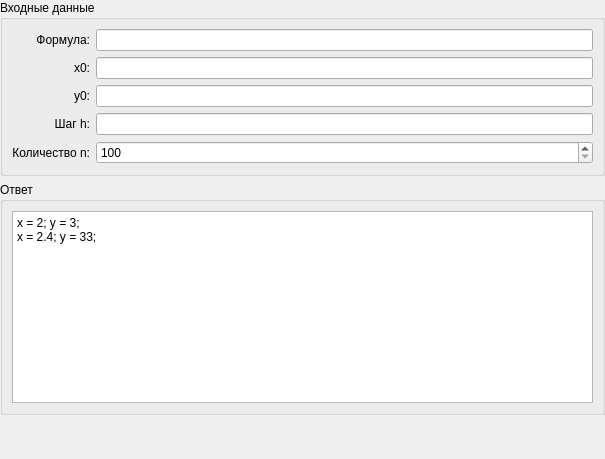
<?xml version="1.0" encoding="UTF-8"?>
<ui version="4.0">
 <class>DiffEqEulerMethodFrame</class>
 <widget class="QWidget" name="DiffEqEulerMethodFrame">
  <property name="enabled">
   <bool>true</bool>
  </property>
  <property name="geometry">
   <rect>
    <x>0</x>
    <y>0</y>
    <width>605</width>
    <height>459</height>
   </rect>
  </property>
  <property name="sizePolicy">
   <sizepolicy hsizetype="Preferred" vsizetype="Expanding">
    <horstretch>0</horstretch>
    <verstretch>0</verstretch>
   </sizepolicy>
  </property>
  <property name="minimumSize">
   <size>
    <width>0</width>
    <height>0</height>
   </size>
  </property>
  <property name="windowTitle">
   <string>Form</string>
  </property>
  <layout class="QGridLayout" name="gridLayout" columnstretch="0">
   <property name="sizeConstraint">
    <enum>QLayout::SetDefaultConstraint</enum>
   </property>
   <property name="leftMargin">
    <number>0</number>
   </property>
   <property name="topMargin">
    <number>0</number>
   </property>
   <property name="rightMargin">
    <number>0</number>
   </property>
   <property name="bottomMargin">
    <number>0</number>
   </property>
   <property name="verticalSpacing">
    <number>6</number>
   </property>
   <item row="0" column="0">
    <widget class="QGroupBox" name="inputGroupBox">
     <property name="sizePolicy">
      <sizepolicy hsizetype="Preferred" vsizetype="Fixed">
       <horstretch>0</horstretch>
       <verstretch>0</verstretch>
      </sizepolicy>
     </property>
     <property name="autoFillBackground">
      <bool>false</bool>
     </property>
     <property name="title">
      <string>Входные данные</string>
     </property>
     <layout class="QVBoxLayout" name="verticalLayout_2">
      <item>
       <layout class="QGridLayout" name="gridLayout_3">
        <property name="spacing">
         <number>6</number>
        </property>
        <item row="3" column="1">
         <widget class="QLineEdit" name="lineEdit_3"/>
        </item>
        <item row="0" column="0">
         <widget class="QLabel" name="label_2">
          <property name="text">
           <string>Формула:</string>
          </property>
          <property name="alignment">
           <set>Qt::AlignRight|Qt::AlignTrailing|Qt::AlignVCenter</set>
          </property>
         </widget>
        </item>
        <item row="2" column="0">
         <widget class="QLabel" name="aLabel">
          <property name="autoFillBackground">
           <bool>false</bool>
          </property>
          <property name="text">
           <string>y0:</string>
          </property>
          <property name="alignment">
           <set>Qt::AlignRight|Qt::AlignTrailing|Qt::AlignVCenter</set>
          </property>
         </widget>
        </item>
        <item row="4" column="1">
         <widget class="QSpinBox" name="iterationSpinBox">
          <property name="minimumSize">
           <size>
            <width>0</width>
            <height>0</height>
           </size>
          </property>
          <property name="autoFillBackground">
           <bool>false</bool>
          </property>
          <property name="frame">
           <bool>true</bool>
          </property>
          <property name="minimum">
           <number>100</number>
          </property>
          <property name="maximum">
           <number>10000000</number>
          </property>
          <property name="singleStep">
           <number>100</number>
          </property>
          <property name="displayIntegerBase">
           <number>10</number>
          </property>
         </widget>
        </item>
        <item row="2" column="1">
         <widget class="QLineEdit" name="lineEdit"/>
        </item>
        <item row="3" column="0">
         <widget class="QLabel" name="label_5">
          <property name="text">
           <string>Шаг h:</string>
          </property>
          <property name="alignment">
           <set>Qt::AlignRight|Qt::AlignTrailing|Qt::AlignVCenter</set>
          </property>
         </widget>
        </item>
        <item row="4" column="0">
         <widget class="QLabel" name="label_3">
          <property name="text">
           <string>Количество n:</string>
          </property>
          <property name="alignment">
           <set>Qt::AlignRight|Qt::AlignTrailing|Qt::AlignVCenter</set>
          </property>
         </widget>
        </item>
        <item row="1" column="0">
         <widget class="QLabel" name="bLabel">
          <property name="autoFillBackground">
           <bool>false</bool>
          </property>
          <property name="text">
           <string>x0:</string>
          </property>
          <property name="alignment">
           <set>Qt::AlignRight|Qt::AlignTrailing|Qt::AlignVCenter</set>
          </property>
         </widget>
        </item>
        <item row="0" column="1">
         <widget class="QLineEdit" name="functionEdit">
          <property name="autoFillBackground">
           <bool>false</bool>
          </property>
          <property name="text">
           <string/>
          </property>
          <property name="frame">
           <bool>true</bool>
          </property>
         </widget>
        </item>
        <item row="1" column="1">
         <widget class="QLineEdit" name="lineEdit_2"/>
        </item>
       </layout>
      </item>
     </layout>
    </widget>
   </item>
   <item row="2" column="0" alignment="Qt::AlignTop">
    <widget class="QGroupBox" name="outputGroupBox">
     <property name="sizePolicy">
      <sizepolicy hsizetype="Preferred" vsizetype="Expanding">
       <horstretch>0</horstretch>
       <verstretch>0</verstretch>
      </sizepolicy>
     </property>
     <property name="autoFillBackground">
      <bool>false</bool>
     </property>
     <property name="title">
      <string>Ответ</string>
     </property>
     <layout class="QGridLayout" name="gridLayout_2">
      <property name="topMargin">
       <number>9</number>
      </property>
      <item row="0" column="0">
       <widget class="QPlainTextEdit" name="plainTextEdit">
        <property name="readOnly">
         <bool>true</bool>
        </property>
        <property name="plainText">
         <string>x = 2; y = 3;
x = 2.4; y = 33;</string>
        </property>
       </widget>
      </item>
     </layout>
    </widget>
   </item>
  </layout>
 </widget>
 <tabstops>
  <tabstop>functionEdit</tabstop>
 </tabstops>
 <resources/>
 <connections/>
</ui>
